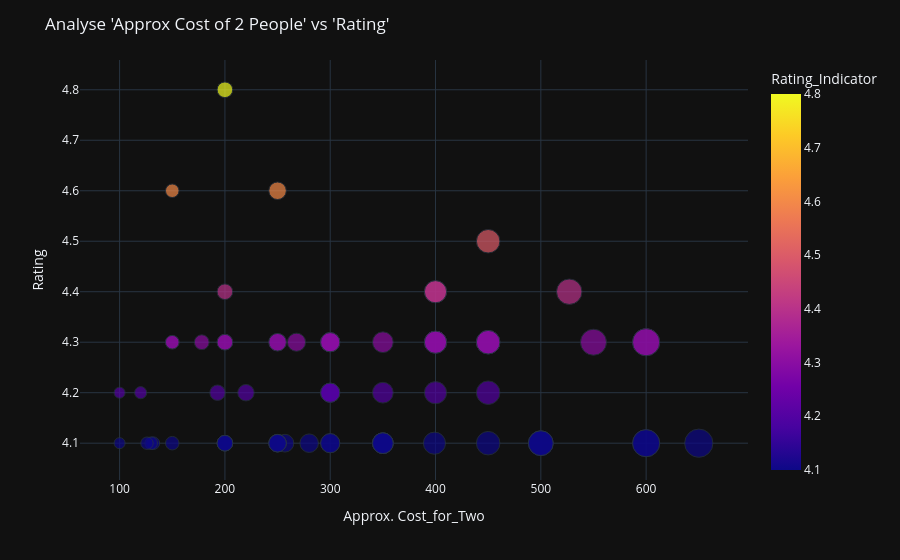

Notebook source saved alongside this figure:
### Code cell
import plotly.express as px
fig = px.scatter(
    x=df_Highest_Rated_Restaurants["Cost_for_Two"],
    y=df_Highest_Rated_Restaurants["Rating"],
    color=df_Highest_Rated_Restaurants["Rating"],
    size=df_Highest_Rated_Restaurants["Cost_for_Two"],
    labels={
        "x": "Approx. Cost_for_Two",
        "y": "Rating",
        "color": "Rating_Indicator",
    },
)
fig.update_layout(
    template="plotly_dark",
    title="Analyse 'Approx Cost of 2 People' vs 'Rating'",
)
fig.show()

### Figure 1 — Plotly figure (JSON) as saved in the notebook; plotly's stock layout.template omitted (floating-point values rounded to 4 significant figures)
{"data": [{"hovertemplate": "Approx. Cost_for_Two=%{x}<br>Rating=%{y}<br>size=%{marker.size}<br>Rating_Indicator=%{marker.color}<extra></extra>", "legendgroup": "", "marker": {"color": [4.1, 4.1, 4.2, 4.4, 4.1, 4.2, 4.1, 4.1, 4.1, 4.1, 4.2, 4.1, 4.1, 4.3, 4.1, 4.4, 4.3, 4.3, 4.4, 4.5, 4.6, 4.3, 4.1, 4.1, 4.1, 4.2, 4.2, 4.1, 4.1, 4.3, 4.3, 4.3, 4.3, 4.8, 4.1, 4.2, 4.3, 4.1, 4.2, 4.3, 4.3, 4.4, 4.2, 4.3, 4.6, 4.3, 4.3, 4.1, 4.3, 4.1, 4.1, 4.2, 4.3, 4.1, 4.1, 4.1, 4.1, 4.1, 4.1, 4.1, 4.1, 4.3, 4.2, 4.3, 4.3, 4.3, 4.3, 4.1, 4.3, 4.1], "coloraxis": "coloraxis", "size": [100.0, 200.0, 450.0, 400.0, 500.0, 300.0, 500.0, 300.0, 250.0, 450.0, 300.0, 350.0, 600.0, 400.0, 399.0, 200.0, 300.0, 450.0, 527.0, 450.0, 250.0, 250.0, 132.0, 650.0, 130.0, 300.0, 220.0, 350.0, 350.0, 300.0, 400.0, 150.0, 178.0, 200.0, 350.0, 350.0, 300.0, 500.0, 400.0, 550.0, 450.0, 400.0, 120.0, 600.0, 150.0, 150.0, 268.0, 257.0, 400.0, 250.0, 300.0, 193.0, 200.0, 600.0, 200.0, 150.0, 350.0, 126.0, 200.0, 250.0, 250.0, 600.0, 100.0, 200.0, 350.0, 450.0, 300.0, 200.0, 250.0, 280.0], "sizemode": "area", "sizeref": 1.625, "symbol": "circle"}, "mode": "markers", "name": "", "orientation": "v", "showlegend": false, "type": "scatter", "x": [100.0, 200.0, 450.0, 400.0, 500.0, 300.0, 500.0, 300.0, 250.0, 450.0, 300.0, 350.0, 600.0, 400.0, 399.0, 200.0, 300.0, 450.0, 527.0, 450.0, 250.0, 250.0, 132.0, 650.0, 130.0, 300.0, 220.0, 350.0, 350.0, 300.0, 400.0, 150.0, 178.0, 200.0, 350.0, 350.0, 300.0, 500.0, 400.0, 550.0, 450.0, 400.0, 120.0, 600.0, 150.0, 150.0, 268.0, 257.0, 400.0, 250.0, 300.0, 193.0, 200.0, 600.0, 200.0, 150.0, 350.0, 126.0, 200.0, 250.0, 250.0, 600.0, 100.0, 200.0, 350.0, 450.0, 300.0, 200.0, 250.0, 280.0], "xaxis": "x", "y": [4.1, 4.1, 4.2, 4.4, 4.1, 4.2, 4.1, 4.1, 4.1, 4.1, 4.2, 4.1, 4.1, 4.3, 4.1, 4.4, 4.3, 4.3, 4.4, 4.5, 4.6, 4.3, 4.1, 4.1, 4.1, 4.2, 4.2, 4.1, 4.1, 4.3, 4.3, 4.3, 4.3, 4.8, 4.1, 4.2, 4.3, 4.1, 4.2, 4.3, 4.3, 4.4, 4.2, 4.3, 4.6, 4.3, 4.3, 4.1, 4.3, 4.1, 4.1, 4.2, 4.3, 4.1, 4.1, 4.1, 4.1, 4.1, 4.1, 4.1, 4.1, 4.3, 4.2, 4.3, 4.3, 4.3, 4.3, 4.1, 4.3, 4.1], "yaxis": "y"}], "layout": {"coloraxis": {"colorbar": {"title": {"text": "Rating_Indicator"}}, "colorscale": [[0, "#0d0887"], [0.1111, "#46039f"], [0.2222, "#7201a8"], [0.3333, "#9c179e"], [0.4444, "#bd3786"], [0.5556, "#d8576b"], [0.6667, "#ed7953"], [0.7778, "#fb9f3a"], [0.8889, "#fdca26"], [1, "#f0f921"]]}, "legend": {"itemsizing": "constant", "tracegroupgap": 0}, "margin": {"t": 60}, "title": {"text": "Analyse 'Approx Cost of 2 People' vs 'Rating'"}, "xaxis": {"anchor": "y", "domain": [0, 1], "title": {"text": "Approx. Cost_for_Two"}}, "yaxis": {"anchor": "x", "domain": [0, 1], "title": {"text": "Rating"}}}}
